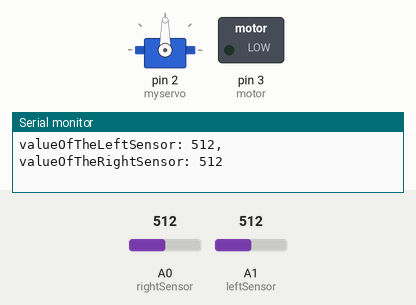
Bench run of a sketch on a simulated Arduino Uno, built with avr-gcc and run on an emulated ATmega328P. Shown: servo, switched loads named in the sketch (green lamp = pin HIGH), the last lines printed to the serial monitor. Dashed ring = blinking. Inputs (shaded band) come from the test bench; at power-on: A0 (rightSensor) = 512, A1 (leftSensor) = 512.

Above: at 11.2 s.
11.3 s: A0 (rightSensor) set to 421
14.5 s: A0 (rightSensor) set to 401
At 15.17 s:
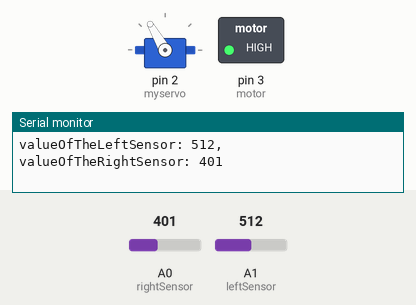
17.7 s: A0 (rightSensor) set to 511
At 18.28 s:
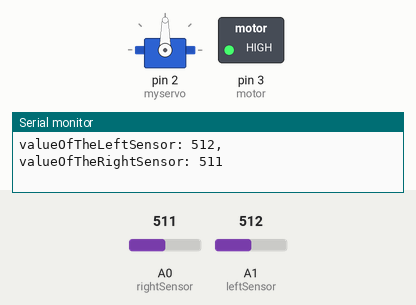
20.9 s: A1 (leftSensor) set to 427
24.1 s: A1 (leftSensor) set to 395
At 24.49 s:
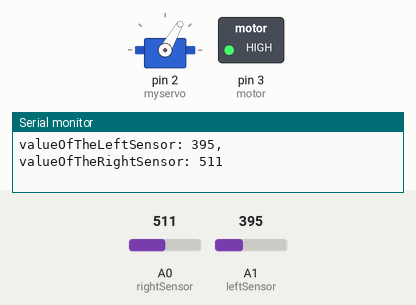
27.3 s: A1 (leftSensor) set to 511
At 27.59 s:
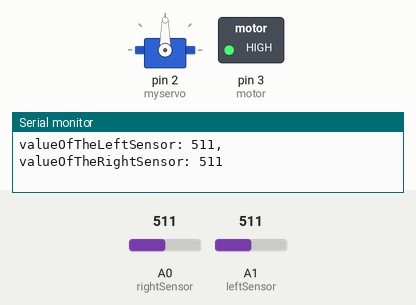
Timing chart, 0 to 31.5 s (numbered marks = the images above; inputs shaded):
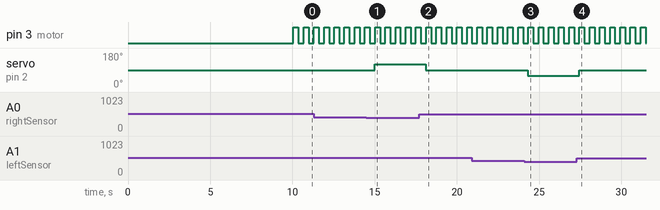

The sketch:

servo.ino
```cpp
#include <Servo.h>

Servo myservo;  // create servo object to control a servo

int rightSensor = A0;  // right sensor
int leftSensor = A1;  // left sensor
int motor = 3; // pwm for DC motors
int valueOfTheRightSensor;    // variable to read the value from the analog pin0
int valueOfTheLeftSensor;    // variable to read the value from the analog pin0

int rightSensorStartValue = 0;
int leftSensorStartValue = 0;

int startWheelPosition = 90;
int newWheelPosition = 90;


void setup()
{

  pinMode(motor, OUTPUT);
  myservo.attach(2);  // attaches the servo on pin 2 to the servo object
  Serial.begin(9600);

  Serial.println("Initializing start values of light sensors... ");
  delay(5000);
  leftSensorStartValue = analogRead(leftSensor);
  rightSensorStartValue = analogRead(rightSensor);
  Serial.println("Start values of light sensors initialized. ");
  Serial.println();
  Serial.print("Start value of the left sensor: ");
  Serial.print(leftSensorStartValue);
  Serial.print(", ");
  Serial.print("Start value of the right sensor: ");
  Serial.print(rightSensorStartValue);
  Serial.println();
  delay(5000);
}

void loop()
{
  digitalWrite(motor, HIGH);
  delay(300);
  digitalWrite(motor, LOW);
  delay(300);


  valueOfTheRightSensor = analogRead(rightSensor);            // reads the value of the rightSensor (value between 0 and 1023)
  valueOfTheLeftSensor = analogRead(leftSensor);            // reads the value of the leftSensor (value between 0 and 1023)

  Serial.print("valueOfTheLeftSensor: ");
  Serial.print(valueOfTheLeftSensor);
  Serial.print(", ");
  Serial.print("valueOfTheRightSensor: ");
  Serial.print(valueOfTheRightSensor);
  Serial.println();


  if (valueOfTheRightSensor < rightSensorStartValue*0.80) {
    newWheelPosition = newWheelPosition + 1;
    myservo.write(120);
    delay(20);


  }

  else if (valueOfTheLeftSensor < leftSensorStartValue*0.80) {
    newWheelPosition = newWheelPosition - 1;
    myservo.write(60);
    delay(20);
  }

  else {
    myservo.write(startWheelPosition);
    delay(20);

  }


}
```

Measured:
- the behaviour switches between 410 and 409 on A0 (rightSensor) (found by bisection; images 0 and 1)
- the behaviour switches between 410 and 409 on A1 (leftSensor) (found by bisection; images 2 and 3)
- after the input at 14.5 s, servo on pin 2 (myservo): 90° → 120° after 0.51 s
- after the input at 17.7 s, servo on pin 2 (myservo): 120° → 90° after 0.41 s
- after the input at 24.1 s, servo on pin 2 (myservo): 90° → 60° after 0.22 s
- after the input at 27.3 s, servo on pin 2 (myservo): 60° → 90° after 0.13 s
- by itself, pin 3 (motor): alternates HIGH for 0.30 s and LOW for 0.32 s
